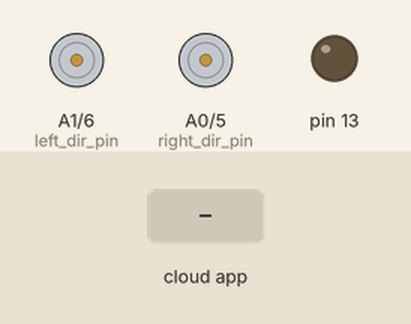
A sketch run on a simulated Arduino Uno, built with avr-gcc and run on an emulated ATmega328P. Shown: direction and speed pins drawn as motors (green arrow = direction pin HIGH = forward, orange = LOW = backward, longer = more drive), output pins drawn as LEDs (lit = HIGH). The test bench sets the inputs (shaded band). The ROS host is connected and sends only what is stated.

Above: at 1.7 s.
1.8 s: the phone or cloud app sets linear.x to -100
At 3.0 s:
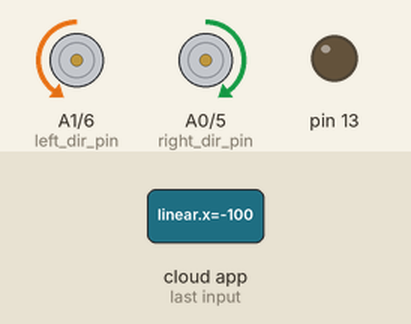
3.3 s: the phone or cloud app sets angular.z to -100
At 4.2 s:
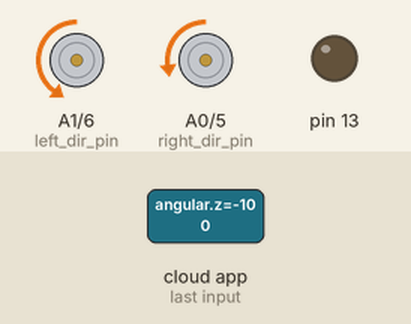
4.8 s: the phone or cloud app sets linear.x to 100
At 5.4 s:
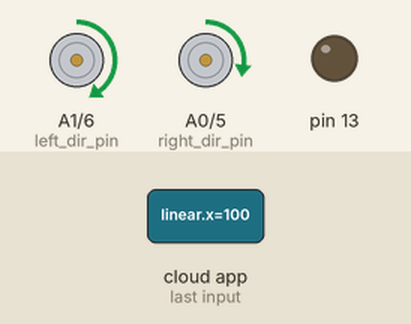
6.3 s: the phone or cloud app sets angular.z to 100
At 7.5 s:
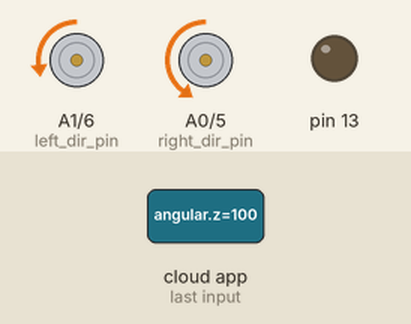
7.8 s: the phone or cloud app sets linear.x to -100
At 8.8 s:
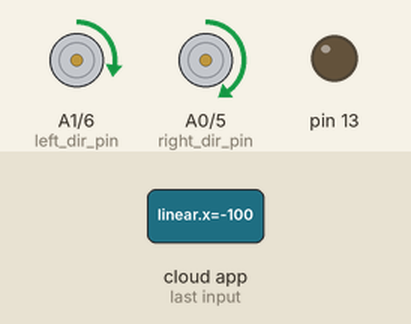
9.3 s: the phone or cloud app sets linear.x to 0
At 10.0 s:
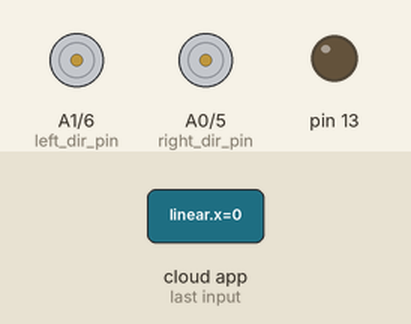
Timing chart, 0 to 11.8 s (numbered marks = the images above; inputs shaded):
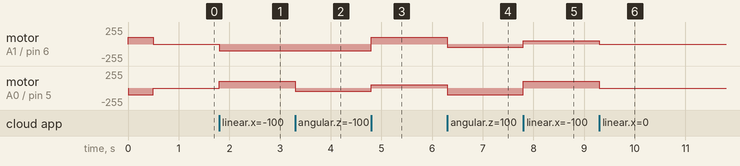

The sketch:

cmd_vel_sub_steer.ino
```cpp
#if (ARDUINO >= 100)
#include <Arduino.h>
#else
#include <WProgram.h>
#endif

#include <ros.h>
#include <geometry_msgs/Twist.h>

// Pin variables for motors.
const int right_pwm_pin = 5;
const int right_dir_pin = A0;
const int left_pwm_pin = 6;
const int left_dir_pin = A1;
const bool left_fwd = true;
const bool right_fwd = false;

// Default_speed.
const int default_vel = 100;
int state_vel = default_vel;
const int max_vel = 255;

ros::NodeHandle  nh;


void MoveStop() {
  digitalWrite(right_dir_pin, right_fwd);
  digitalWrite(left_dir_pin, left_fwd);
  analogWrite(right_pwm_pin, 0);
  analogWrite(left_pwm_pin, 0);
}


void cmd_vel_cb(const geometry_msgs::Twist & msg) {
  // Read the message. Act accordingly.
  // We only care about the linear x, and the rotational z.
  const float x = msg.linear.x;
  const float z_rotation = msg.angular.z;
  int right_cmd = x*default_vel * min(1, max(z_rotation*1.5 + 1, -1));
  int left_cmd =  x*default_vel * min(1, max(-z_rotation*1.5 + 1 , -1));
  bool right_dir = (right_cmd>0)? right_fwd : !right_fwd;
  bool left_dir = (left_cmd>0)? left_fwd : !left_fwd;

  digitalWrite(right_dir_pin, right_dir);
  digitalWrite(left_dir_pin, left_dir);

  analogWrite(right_pwm_pin, abs(right_cmd));
  analogWrite(left_pwm_pin, abs(left_cmd));

  if (x == 0){
      MoveStop();
  }
}


ros::Subscriber<geometry_msgs::Twist> sub("cmd_vel", cmd_vel_cb);

void setup() {

  pinMode(right_pwm_pin, OUTPUT);    // sets the digital pin 13 as output
  pinMode(right_dir_pin, OUTPUT);
  pinMode(left_pwm_pin, OUTPUT);
  pinMode(left_dir_pin, OUTPUT);
  // Set initial values for directions. Set both to forward.
  digitalWrite(right_dir_pin, right_fwd);
  digitalWrite(left_dir_pin, left_fwd);
  pinMode(13, OUTPUT);
  // Send forward command.
  analogWrite(right_pwm_pin, default_vel);
  analogWrite(left_pwm_pin, default_vel);
  delay(500);
  MoveStop();

  nh.initNode();
  nh.subscribe(sub);


}

void loop() {
  nh.spinOnce();
  delay(1);
}
```

Measured:
- after the input at 1.8 s, motor on A1 (left_dir_pin) / pin 6 (left_pwm_pin): stopped → backward 100/255 at once; motor on A0 (right_dir_pin) / pin 5 (right_pwm_pin): stopped → forward 100/255 at once
- after the input at 3.3 s, motor on A0 (right_dir_pin) / pin 5 (right_pwm_pin): forward 100/255 → backward 50/255 at once
- after the input at 4.8 s, motor on A1 (left_dir_pin) / pin 6 (left_pwm_pin): backward 100/255 → forward 100/255 at once; motor on A0 (right_dir_pin) / pin 5 (right_pwm_pin): backward 50/255 → forward 50/255 at once
- after the input at 6.3 s, motor on A1 (left_dir_pin) / pin 6 (left_pwm_pin): forward 100/255 → backward 50/255 at once; motor on A0 (right_dir_pin) / pin 5 (right_pwm_pin): forward 50/255 → backward 100/255 at once
- after the input at 7.8 s, motor on A1 (left_dir_pin) / pin 6 (left_pwm_pin): backward 50/255 → forward 50/255 at once; motor on A0 (right_dir_pin) / pin 5 (right_pwm_pin): backward 100/255 → forward 100/255 at once
- after the input at 9.3 s, motor on A1 (left_dir_pin) / pin 6 (left_pwm_pin): forward 50/255 → stopped at once; motor on A0 (right_dir_pin) / pin 5 (right_pwm_pin): forward 100/255 → stopped at once
